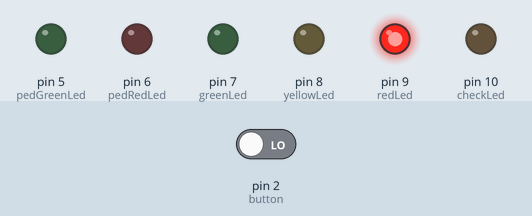
This sketch was run on a simulated Arduino Uno, built with avr-gcc and run on an emulated ATmega328P. Parts: output pins drawn as LEDs (lit = HIGH). Inputs (shaded band) come from the test bench; at power-on: pin 2 (button) LOW.

Above: at 1.2 s.
1.3 s: pin 2 (button) driven HIGH
At 3.4 s:
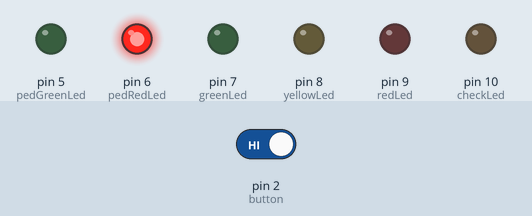
At 6.2 s:
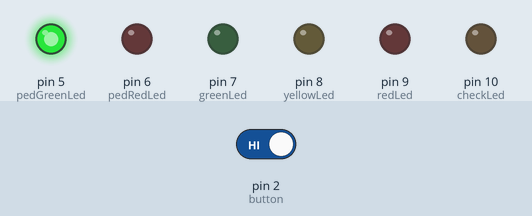
Timing chart, 0 to 56.5 s (numbered marks = the images above; inputs shaded):
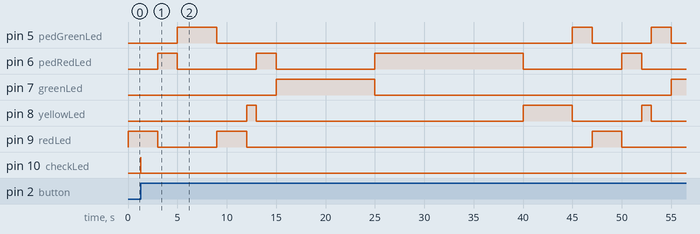

Measured:
- after the input at 1.3 s, pin 10 (checkLed): LOW → HIGH at once, → LOW 0.01 s later

The sketch:

traffic_pedes_light_task_03.ino
```cpp
// C++ code
//
#define redLed 9
#define greenLed 7
#define yellowLed 8
#define pedGreenLed 5
#define pedRedLed 6
#define button 2
#define checkLed 10

volatile bool pedButton;
volatile int  checkChange;

volatile int t20= 0; // timer for red and green light
volatile int t10= 0; // timer for yellow light
volatile int pedTime= 0; // timer for ped crossing
volatile int pedRedTimer = 0;

enum trafLightState { trafRed, trafYellow1, trafGreen, trafYellow2};

trafLightState tState;

enum pedLightState {pedRed, pedGreen};

pedLightState pState;

void setup()
{ 	Serial.begin(9600);
	pinMode(redLed, OUTPUT);
    pinMode(yellowLed, OUTPUT);
	pinMode(greenLed, OUTPUT);
  	pinMode(pedGreenLed, OUTPUT);
	pinMode(pedRedLed, OUTPUT);
  	pinMode(button, INPUT);
    pinMode (checkLed, OUTPUT);

 	attachInterrupt(digitalPinToInterrupt(button), pressPedButton, RISING);


}

void pressPedButton()
{

  pedButton = true;
  checkChange = 1;
  digitalWrite(checkLed, HIGH);// to notify that a change happened
  delay(2000);
  digitalWrite(checkLed, LOW);
   // shared variable between two sate machines

}

void loop()
{
  pedRedTimer= 2000;
  pedTime= 2000;
  t20 = 3000;
  t10 = 1000;
  if (pedButton == true)
  {
    pState = pedGreen;
    pedTime = 4000; // increase crossing time
    pedStateMachine();// case Green pedestrian light
	tState = trafRed; // case red traffic light
    trafStateMachine();
	pedButton = false;
  }
  else
  {
	if (tState == trafGreen)
    {
      	t20 = 10000;
      	t10 = 5000;
        trafStateMachine();
        pState = pedRed;
      	pedRedTimer = t20 + t10;
      	pedStateMachine();

    }

      trafStateMachine();
      pedStateMachine();

  }

}

void trafStateMachine()
{
	switch(tState)
    {
       case trafRed:

      	  digitalWrite(yellowLed, LOW);
		  digitalWrite(greenLed, LOW);
          digitalWrite(redLed, HIGH);
          delay (t20);
          digitalWrite(redLed, LOW);

      	  tState = trafYellow1;

		  break;

       case trafYellow1:

          digitalWrite(redLed, LOW);
          digitalWrite(greenLed, LOW);
          digitalWrite(yellowLed, HIGH);
          delay (t10);
      	  digitalWrite(yellowLed, LOW);

          tState = trafGreen;

        break;

		case trafGreen:

          digitalWrite(yellowLed, LOW);
          digitalWrite(greenLed, LOW);
          digitalWrite(greenLed, HIGH);
          delay (t20);
      	  digitalWrite(greenLed, LOW);

          tState = trafYellow2;

        break;

      case trafYellow2:

          digitalWrite(redLed, LOW);
          digitalWrite(greenLed, LOW);
          digitalWrite(yellowLed, HIGH);
          delay (t10);
      	  digitalWrite(yellowLed, LOW);

          tState = trafRed;

        break;


       default:
        break;
    }
 }

void pedStateMachine()
{
	switch(pState)
    {
       case pedRed:

          digitalWrite(pedGreenLed, LOW);
          digitalWrite(pedRedLed, HIGH);
          delay(pedRedTimer);
          digitalWrite(pedRedLed, LOW);

      	  pState = pedGreen;

		  break;

       case pedGreen:

          digitalWrite(pedRedLed, LOW);
          digitalWrite(pedGreenLed, HIGH);
          delay(pedTime);
          digitalWrite(pedGreenLed, LOW);

      	  pState = pedRed ;

		  break;
       default:
        break;
    }

}
```
